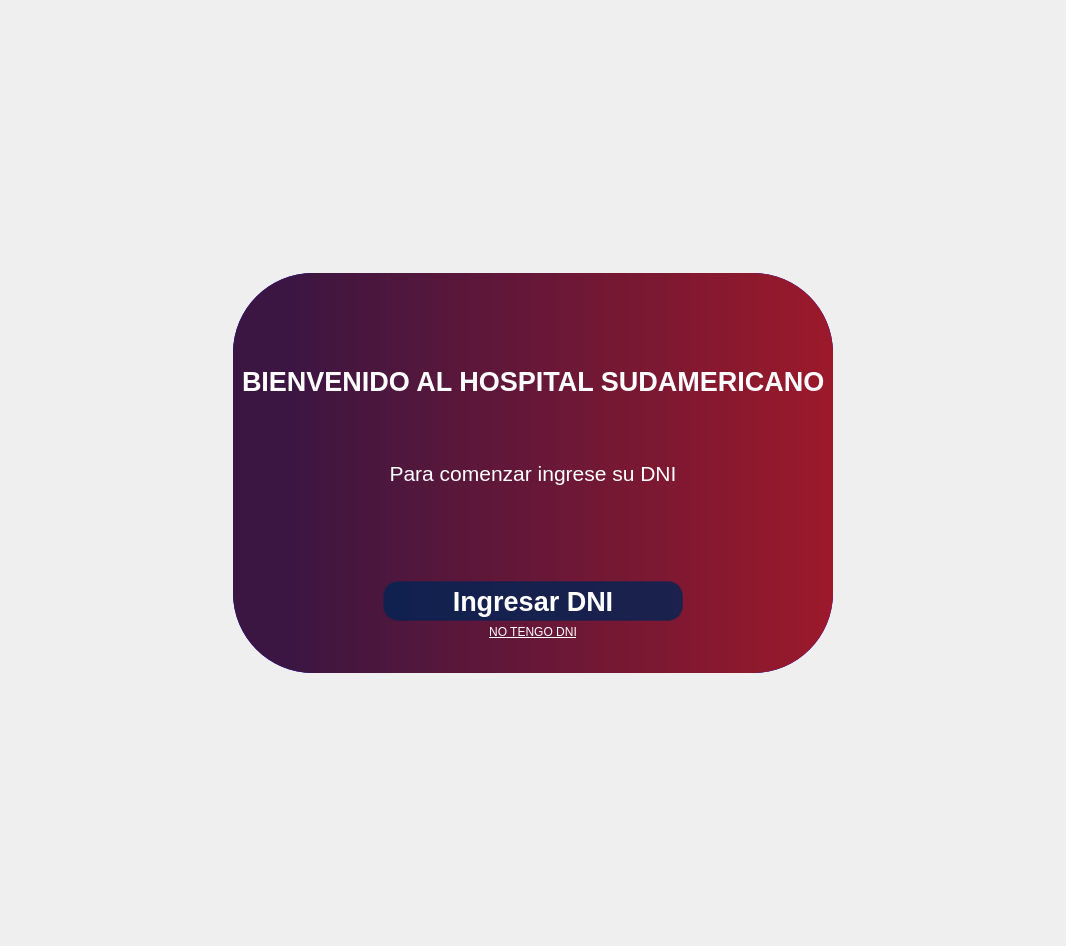
<?xml version="1.0" encoding="UTF-8"?>
<ui version="4.0">
 <class>main</class>
 <widget class="QMainWindow" name="main">
  <property name="geometry">
   <rect>
    <x>0</x>
    <y>0</y>
    <width>1066</width>
    <height>946</height>
   </rect>
  </property>
  <property name="windowTitle">
   <string>MainWindow</string>
  </property>
  <property name="styleSheet">
   <string notr="true">#main{
	background-image: url(:/imagenes/img/fondo.jpg);
}
#wMain{
	background-image: url(:/imagenes/img/fondo.jpg);
}

#center{
	background-color: qlineargradient(spread:pad, x1:0.091, y1:0, x2:1, y2:0, stop:0 rgba(59,22,66,255), stop:1 rgba(156,25,42,255));
	border-radius: 80px;
	

}
#frame{
	background-color: rgb(0, 0, 255);
	border-radius: 80px
}

QLabel{
color: rgb(255,255,255);
}
#pushButton{
	border-radius:15px;
  	border-style: solid;
    border-width: 2px;
	color: rgb(255, 255, 255);
	border-color: rgba(17, 33, 79, 150);
	background-color: rgba(0, 36, 84,200);
}

</string>
  </property>
  <widget class="QWidget" name="wMain">
   <property name="styleSheet">
    <string notr="true"/>
   </property>
   <layout class="QVBoxLayout" name="verticalLayout">
    <property name="spacing">
     <number>0</number>
    </property>
    <property name="leftMargin">
     <number>0</number>
    </property>
    <property name="topMargin">
     <number>0</number>
    </property>
    <property name="rightMargin">
     <number>0</number>
    </property>
    <property name="bottomMargin">
     <number>0</number>
    </property>
    <item alignment="Qt::AlignHCenter|Qt::AlignVCenter">
     <widget class="QFrame" name="frame">
      <property name="frameShape">
       <enum>QFrame::StyledPanel</enum>
      </property>
      <property name="frameShadow">
       <enum>QFrame::Raised</enum>
      </property>
      <layout class="QVBoxLayout" name="verticalLayout_2">
       <property name="leftMargin">
        <number>0</number>
       </property>
       <property name="topMargin">
        <number>0</number>
       </property>
       <property name="rightMargin">
        <number>0</number>
       </property>
       <property name="bottomMargin">
        <number>0</number>
       </property>
       <item>
        <widget class="QWidget" name="center" native="true">
         <property name="minimumSize">
          <size>
           <width>600</width>
           <height>400</height>
          </size>
         </property>
         <property name="maximumSize">
          <size>
           <width>600</width>
           <height>400</height>
          </size>
         </property>
         <layout class="QVBoxLayout" name="verticalLayout_3">
          <property name="spacing">
           <number>0</number>
          </property>
          <property name="leftMargin">
           <number>0</number>
          </property>
          <property name="topMargin">
           <number>0</number>
          </property>
          <property name="rightMargin">
           <number>0</number>
          </property>
          <property name="bottomMargin">
           <number>0</number>
          </property>
          <item alignment="Qt::AlignHCenter">
           <widget class="QWidget" name="titulo" native="true">
            <layout class="QHBoxLayout" name="horizontalLayout">
             <item>
              <widget class="QLabel" name="label">
               <property name="font">
                <font>
                 <pointsize>20</pointsize>
                 <bold>true</bold>
                </font>
               </property>
               <property name="text">
                <string>BIENVENIDO AL HOSPITAL SUDAMERICANO</string>
               </property>
               <property name="alignment">
                <set>Qt::AlignBottom|Qt::AlignLeading|Qt::AlignLeft</set>
               </property>
              </widget>
             </item>
            </layout>
           </widget>
          </item>
          <item>
           <widget class="QWidget" name="sin_dni" native="true">
            <layout class="QVBoxLayout" name="verticalLayout_4">
             <property name="spacing">
              <number>0</number>
             </property>
             <property name="leftMargin">
              <number>0</number>
             </property>
             <property name="topMargin">
              <number>0</number>
             </property>
             <property name="rightMargin">
              <number>0</number>
             </property>
             <property name="bottomMargin">
              <number>0</number>
             </property>
             <item>
              <widget class="QWidget" name="widget" native="true">
               <layout class="QVBoxLayout" name="verticalLayout_8">
                <item>
                 <widget class="QLabel" name="label_4">
                  <property name="font">
                   <font>
                    <pointsize>16</pointsize>
                    <italic>false</italic>
                   </font>
                  </property>
                  <property name="text">
                   <string>Para comenzar ingrese su DNI</string>
                  </property>
                  <property name="alignment">
                   <set>Qt::AlignCenter</set>
                  </property>
                 </widget>
                </item>
               </layout>
              </widget>
             </item>
            </layout>
           </widget>
          </item>
          <item alignment="Qt::AlignHCenter|Qt::AlignVCenter">
           <widget class="QWidget" name="buttonDni" native="true">
            <layout class="QVBoxLayout" name="verticalLayout_6">
             <property name="spacing">
              <number>6</number>
             </property>
             <property name="leftMargin">
              <number>0</number>
             </property>
             <property name="topMargin">
              <number>0</number>
             </property>
             <property name="rightMargin">
              <number>0</number>
             </property>
             <property name="bottomMargin">
              <number>0</number>
             </property>
             <item>
              <widget class="QWidget" name="widget_5" native="true">
               <property name="sizePolicy">
                <sizepolicy hsizetype="Minimum" vsizetype="Preferred">
                 <horstretch>0</horstretch>
                 <verstretch>0</verstretch>
                </sizepolicy>
               </property>
               <layout class="QVBoxLayout" name="verticalLayout_7">
                <property name="spacing">
                 <number>0</number>
                </property>
                <property name="leftMargin">
                 <number>0</number>
                </property>
                <property name="topMargin">
                 <number>0</number>
                </property>
                <property name="rightMargin">
                 <number>0</number>
                </property>
                <property name="bottomMargin">
                 <number>0</number>
                </property>
               </layout>
              </widget>
             </item>
             <item>
              <widget class="QPushButton" name="pushButton">
               <property name="minimumSize">
                <size>
                 <width>300</width>
                 <height>40</height>
                </size>
               </property>
               <property name="maximumSize">
                <size>
                 <width>200</width>
                 <height>35</height>
                </size>
               </property>
               <property name="font">
                <font>
                 <pointsize>20</pointsize>
                 <bold>true</bold>
                </font>
               </property>
               <property name="text">
                <string>Ingresar DNI</string>
               </property>
              </widget>
             </item>
             <item>
              <widget class="QLabel" name="label_3">
               <property name="minimumSize">
                <size>
                 <width>0</width>
                 <height>0</height>
                </size>
               </property>
               <property name="maximumSize">
                <size>
                 <width>16777215</width>
                 <height>16777215</height>
                </size>
               </property>
               <property name="font">
                <font>
                 <underline>true</underline>
                </font>
               </property>
               <property name="text">
                <string>NO TENGO DNI</string>
               </property>
               <property name="alignment">
                <set>Qt::AlignHCenter|Qt::AlignTop</set>
               </property>
              </widget>
             </item>
            </layout>
           </widget>
          </item>
         </layout>
        </widget>
       </item>
      </layout>
     </widget>
    </item>
   </layout>
  </widget>
 </widget>
 <resources>
  <include location="pantalla1.qrc"/>
 </resources>
 <connections/>
</ui>
